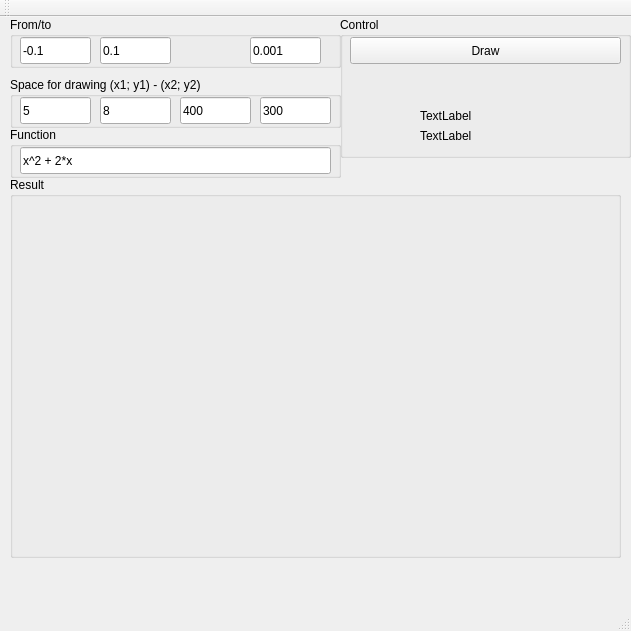
<?xml version="1.0" encoding="UTF-8"?>
<ui version="4.0">
 <class>MainWindow</class>
 <widget class="QMainWindow" name="MainWindow">
  <property name="geometry">
   <rect>
    <x>0</x>
    <y>0</y>
    <width>631</width>
    <height>631</height>
   </rect>
  </property>
  <property name="windowTitle">
   <string>gfunc</string>
  </property>
  <widget class="QWidget" name="centralWidget">
   <widget class="QGroupBox" name="groupBox_2">
    <property name="geometry">
     <rect>
      <x>10</x>
      <y>160</y>
      <width>611</width>
      <height>381</height>
     </rect>
    </property>
    <property name="title">
     <string>Result</string>
    </property>
    <widget class="QWidget" name="verticalLayoutWidget">
     <property name="geometry">
      <rect>
       <x>10</x>
       <y>30</y>
       <width>601</width>
       <height>331</height>
      </rect>
     </property>
     <layout class="QVBoxLayout" name="verticalLayout"/>
    </widget>
   </widget>
   <widget class="QGroupBox" name="groupBox">
    <property name="geometry">
     <rect>
      <x>10</x>
      <y>0</y>
      <width>331</width>
      <height>51</height>
     </rect>
    </property>
    <property name="title">
     <string>From/to</string>
    </property>
    <widget class="QLineEdit" name="lineEdit">
     <property name="geometry">
      <rect>
       <x>10</x>
       <y>20</y>
       <width>71</width>
       <height>27</height>
      </rect>
     </property>
     <property name="text">
      <string>-0.1</string>
     </property>
    </widget>
    <widget class="QLineEdit" name="lineEdit_2">
     <property name="geometry">
      <rect>
       <x>90</x>
       <y>20</y>
       <width>71</width>
       <height>27</height>
      </rect>
     </property>
     <property name="text">
      <string>0.1</string>
     </property>
    </widget>
    <widget class="QLineEdit" name="lineEdit_10">
     <property name="geometry">
      <rect>
       <x>240</x>
       <y>20</y>
       <width>71</width>
       <height>27</height>
      </rect>
     </property>
     <property name="text">
      <string>0.001</string>
     </property>
    </widget>
   </widget>
   <widget class="QGroupBox" name="groupBox_3">
    <property name="geometry">
     <rect>
      <x>10</x>
      <y>60</y>
      <width>331</width>
      <height>51</height>
     </rect>
    </property>
    <property name="title">
     <string>Space for drawing (x1; y1) - (x2; y2)</string>
    </property>
    <widget class="QLineEdit" name="lineEdit_3">
     <property name="geometry">
      <rect>
       <x>10</x>
       <y>20</y>
       <width>71</width>
       <height>27</height>
      </rect>
     </property>
     <property name="text">
      <string>5</string>
     </property>
    </widget>
    <widget class="QLineEdit" name="lineEdit_4">
     <property name="geometry">
      <rect>
       <x>90</x>
       <y>20</y>
       <width>71</width>
       <height>27</height>
      </rect>
     </property>
     <property name="text">
      <string>8</string>
     </property>
    </widget>
    <widget class="QLineEdit" name="lineEdit_5">
     <property name="geometry">
      <rect>
       <x>170</x>
       <y>20</y>
       <width>71</width>
       <height>27</height>
      </rect>
     </property>
     <property name="text">
      <string>400</string>
     </property>
    </widget>
    <widget class="QLineEdit" name="lineEdit_6">
     <property name="geometry">
      <rect>
       <x>250</x>
       <y>20</y>
       <width>71</width>
       <height>27</height>
      </rect>
     </property>
     <property name="text">
      <string>300</string>
     </property>
    </widget>
   </widget>
   <widget class="QGroupBox" name="groupBox_4">
    <property name="geometry">
     <rect>
      <x>340</x>
      <y>0</y>
      <width>291</width>
      <height>141</height>
     </rect>
    </property>
    <property name="title">
     <string>Control</string>
    </property>
    <widget class="QPushButton" name="pushButton">
     <property name="geometry">
      <rect>
       <x>10</x>
       <y>20</y>
       <width>271</width>
       <height>27</height>
      </rect>
     </property>
     <property name="text">
      <string>Draw</string>
     </property>
    </widget>
    <widget class="QLabel" name="label">
     <property name="geometry">
      <rect>
       <x>80</x>
       <y>90</y>
       <width>67</width>
       <height>17</height>
      </rect>
     </property>
     <property name="text">
      <string>TextLabel</string>
     </property>
    </widget>
    <widget class="QLabel" name="label_2">
     <property name="geometry">
      <rect>
       <x>80</x>
       <y>110</y>
       <width>67</width>
       <height>17</height>
      </rect>
     </property>
     <property name="text">
      <string>TextLabel</string>
     </property>
    </widget>
   </widget>
   <widget class="QGroupBox" name="groupBox_5">
    <property name="geometry">
     <rect>
      <x>10</x>
      <y>110</y>
      <width>331</width>
      <height>51</height>
     </rect>
    </property>
    <property name="title">
     <string>Function</string>
    </property>
    <widget class="QLineEdit" name="lineEdit_7">
     <property name="geometry">
      <rect>
       <x>10</x>
       <y>20</y>
       <width>311</width>
       <height>27</height>
      </rect>
     </property>
     <property name="text">
      <string>x^2 + 2*x</string>
     </property>
    </widget>
   </widget>
  </widget>
  <widget class="QMenuBar" name="menuBar">
   <property name="geometry">
    <rect>
     <x>0</x>
     <y>0</y>
     <width>631</width>
     <height>25</height>
    </rect>
   </property>
  </widget>
  <widget class="QToolBar" name="mainToolBar">
   <attribute name="toolBarArea">
    <enum>TopToolBarArea</enum>
   </attribute>
   <attribute name="toolBarBreak">
    <bool>false</bool>
   </attribute>
  </widget>
  <widget class="QStatusBar" name="statusBar"/>
 </widget>
 <layoutdefault spacing="6" margin="11"/>
 <resources/>
 <connections/>
</ui>
